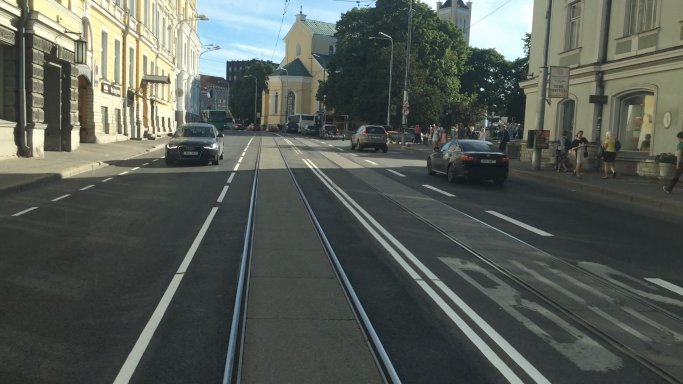
#> input picture tallinn_road_img.jpg, 1366 x 768 px (shown at 1/2 size)
$ python image_detection.py tallinn_road_img.jpg
#> lines starting #> are read from the running program, lines starting #| are printed output that depends on the picture; after the words box and inside, x2 and y2 are one past the last pixel; in counts of white or black regions, pixels touching at a corner belong together
import matplotlib.pyplot as plt
import cv2
import os, glob
import numpy as np
import sys

img = cv2.imread(str(sys.argv[1]))
#> img is the input picture: shape (768, 1366, 3); mean B, G, R 86, 92.5, 86.4

def convert_hls(img):
    return cv2.cvtColor(image, cv2.COLOR_RGB2HLS)

def extract_white_and_yellow(img):
    # white color mask
    lower = np.uint8([155, 155, 155])
    upper = np.uint8([235, 235, 235])
    mask = cv2.inRange(img, lower, upper)
    # compare to original
    masked = cv2.bitwise_and(img, img, mask = mask)

    return masked

# convert to grayscale
def convert_gray_scale(img):
    return cv2.cvtColor(img, cv2.COLOR_RGB2GRAY)

# smoothing
def gaussian_blur(img, kernel_size=19):
    return cv2.GaussianBlur(img, (kernel_size, kernel_size), 0)

# detecting edges
def detect_edges(img, low_threshold=30, high_threshold=100):
    return cv2.Canny(img, low_threshold, high_threshold)

def filter_region(img, vertices):
    mask = np.zeros_like(img)
    if len(mask.shape)==2:
        cv2.fillPoly(mask, vertices, 255)
    else:
        cv2.fillPoly(mask, vertices, (255,)*mask.shape[2]) # in case, the input image has a channel dimension
    return cv2.bitwise_and(img, mask)

def select_region(img):
    rows, cols = img.shape[:2]
    bottom_left  = [cols*0.1, rows*0.95]
    top_left     = [cols*0.45, rows*0.2]
    bottom_right = [cols*0.9, rows*0.95]
    top_right    = [cols*0.44, rows*0.2]
    # the vertices are an array of polygons (i.e array of arrays) and the data type must be integer
    vertices = np.array([[bottom_left, top_left, top_right, bottom_right]], dtype=np.int32)
    return filter_region(img, vertices)

def hough_lines(img):
    return cv2.HoughLinesP(img, rho=1, theta=np.pi/180, threshold=30, minLineLength=20, maxLineGap=300)

def draw_lines(img, lines, color=[0, 0, 255], thickness=15, make_copy=True):
    # the lines returned by cv2.HoughLinesP has the shape (-1, 1, 4)
    if make_copy:
        img = np.copy(img)
    for line in lines:
        for x1,y1,x2,y2 in line:
            cv2.line(img, (x1, y1), (x2, y2), color, thickness)
    return img

def average_slope_intercept(lines):
    left_lines    = [] # (slope, intercept)
    left_weights  = [] # (length,)
    right_lines   = [] # (slope, intercept)
    right_weights = [] # (length,)

    for line in lines:
        for x1, y1, x2, y2 in line:
            if x2==x1:
                continue # ignore a vertical line
            slope = (y2-y1)/(x2-x1)
            intercept = y1 - slope*x1
            length = np.sqrt((y2-y1)**2+(x2-x1)**2)
            if slope < 0: # y is reversed in image
                left_lines.append((slope, intercept))
                left_weights.append((length))
            else:
                right_lines.append((slope, intercept))
                right_weights.append((length))

    # add more weight to longer lines
    left_lane  = np.dot(left_weights,  left_lines) /np.sum(left_weights)  if len(left_weights) >0 else None
    right_lane = np.dot(right_weights, right_lines)/np.sum(right_weights) if len(right_weights)>0 else None

    return left_lane, right_lane # (slope, intercept), (slope, intercept)

def make_line_points(y1, y2, line):
    if line is None:
        return None

    slope, intercept = line

    # make sure everything is integer as cv2.line requires it
    x1 = int((y1 - intercept)/slope)
    x2 = int((y2 - intercept)/slope)
    y1 = int(y1)
    y2 = int(y2)

    return ((x1, y1), (x2, y2))

def lane_lines(image, lines):
    left_lane, right_lane = average_slope_intercept(lines)

    y1 = image.shape[0] # bottom of the image
    y2 = y1*0.6         # slightly lower than the middle

    left_line  = make_line_points(y1, y2, left_lane)
    right_line = make_line_points(y1, y2, right_lane)

    return left_line, right_line


def draw_lane_lines(image, lines, color=[255, 0, 0], thickness=40):
    # make a separate image to draw lines and combine with the orignal later
    line_image = np.zeros_like(image)
    for line in lines:
        if line is not None:
            cv2.line(line_image, *line,  color, thickness)
    # image1 * α + image2 * β + λ
    # image1 and image2 must be the same shape.
    return cv2.addWeighted(image, 1.0, line_image, 0.95, 0.0)


masked = extract_white_and_yellow(img)
#> in extract_white_and_yellow, `mask = cv2.inRange(img, lower, upper)`:
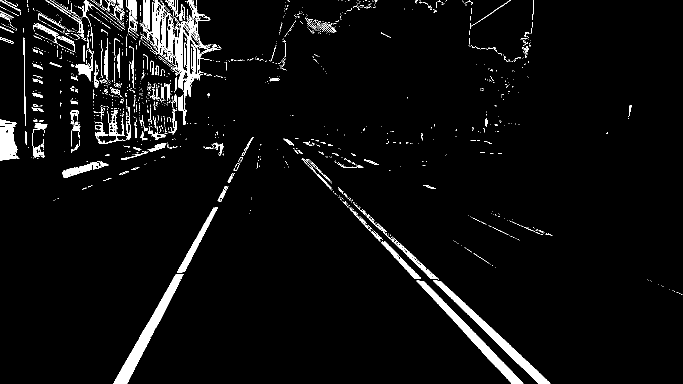
#> mask: shape (768, 1366) (shown at 1/2 size); 4.3% white; 1480 white regions (1309 under 20 px), largest, box (x1, y1, x2, y2) and area: (281, 0, 421, 250) 6728, (226, 548, 367, 768) 4781, (866, 561, 1100, 768) 4105
#> in extract_white_and_yellow, `masked = cv2.bitwise_and(img, img, mask = mask)`:
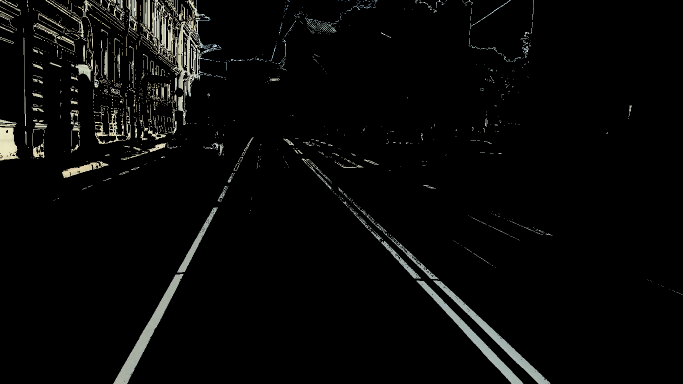
#> masked: shape (768, 1366, 3) (shown at 1/2 size); mean B, G, R 7.7, 8.4, 8.2
grayscaled = convert_gray_scale(masked)
blurred = gaussian_blur(grayscaled)
edges = detect_edges(blurred)
#> in detect_edges, `return cv2.Canny(img, low_threshold, high_threshold)`: returned value: shape (768, 1366); 1.1% white in thin lines or dots
region_of_interest = select_region(edges)
#> in filter_region, `cv2.fillPoly(mask, vertices, 255)`:
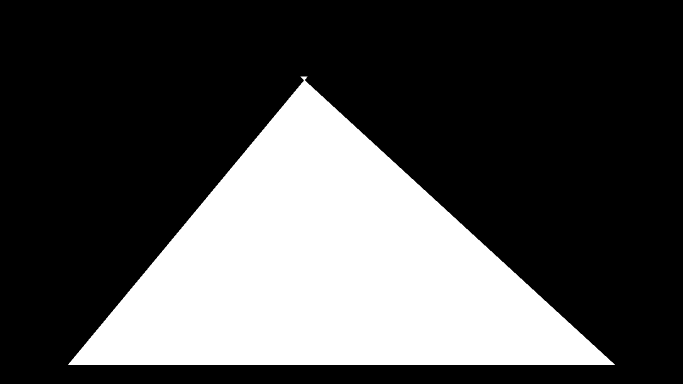
#> mask: shape (768, 1366) (shown at 1/2 size); 29.8% white; 1 white region, box (x1, y1, x2, y2) and area: (136, 153, 1230, 730) 312289
#> in filter_region, `return cv2.bitwise_and(img, mask)`:
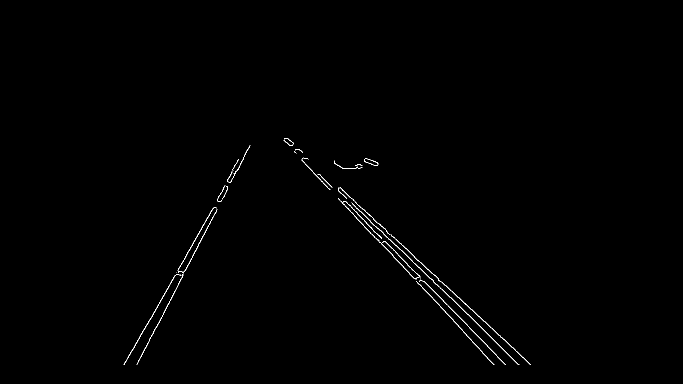
#> returned value: shape (768, 1366) (shown at 1/2 size); 0.4% white in thin lines or dots, all inside (x1, y1, x2, y2) = (247, 276, 1062, 730)
hough_lines = hough_lines(region_of_interest)
#> hough_lines = 20 rows, first 6: [576, 277, 1061, 729], [571, 277, 1003, 695], [572, 276, 1001, 720], [569, 279, 988, 729], [336, 576, 455, 362], [306, 667, 494, 299]
lines = draw_lines(img, hough_lines)
#> the loop in draw_lines, `for line in lines:` made 20 passes
#> line on passes 1 to 12: [[576, 277, 1061, 729]], [[571, 277, 1003, 695]], [[572, 276, 1001, 720]], [[569, 279, 988, 729]], [[336, 576, 455, 362]], [[306, 667, 494, 299]], [[569, 277, 1037, 729]], [[247, 729, 499, 293]], [[594, 298, 970, 662]], [[568, 281, 749, 475]], [[573, 276, 879, 562]], [[570, 277, 845, 562]]
#> after the loop in draw_lines, `for line in lines:`:
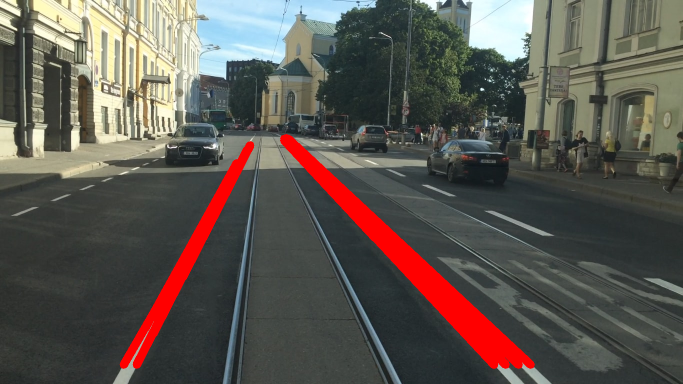
#> img: shape (768, 1366, 3) (shown at 1/2 size); 4.38% of pixels changed, all inside (x1, y1, x2, y2) = (239, 268, 1070, 738)
draw_lane_lines(img, lane_lines(img, hough_lines))
#> the loop in average_slope_intercept, `for line in lines:` made 20 passes
#> after the loop in average_slope_intercept, `for line in lines:`: left_lines = [(-1.8, 1180.2), (-1.96, 1266), (-1.73, 1156.3), (-1.96, 1264.7), (-1.96, 1267.8), (-1.8, 1179)]; left_weights = [244.9, 413.2, 503.6, 409.7, 296.5, 377.3]; right_lines = [(0.932, -259.8), (0.968, -275.5), (1.03, -316), (1.07, -332.1), (0.966, -272.5), (0.968, -277), (1.07, -327.8), (0.935, -259.5), (1.04, -313.7), (1.07, -328.7), (1.03, -317.3), (1.07, -332.4), (0.933, -259.2), (1.03, -312.3)]; right_weights = [663, 601.1, 617.4, 614.9, 650.6, 523.3, 265.3, 418.8, 396, 614.1, 247.5, 523.6, 486.8, 343.7]
#> in average_slope_intercept, `left_lane  = np.dot(left_weights,  left_lines) /np.sum(left_weights)  ..`: left_lane = [-1.86, 1217.4]
#> in average_slope_intercept, `right_lane = np.dot(right_weights, right_lines)/np.sum(right_weights) ..`: right_lane = [1.01, -296.8]
#> in lane_lines, `left_lane, right_lane = average_slope_intercept(lines)`: left_lane = [-1.86, 1217.4]; right_lane = [1.01, -296.8]
#> in make_line_points, `slope, intercept = line`: slope = -1.86; intercept = 1217.4
#> in make_line_points, `x1 = int((y1 - intercept)/slope)`: x1 = 241
#> in make_line_points, `x2 = int((y2 - intercept)/slope)`: x2 = 405
#> in lane_lines, `left_line  = make_line_points(y1, y2, left_lane)`: left_line = ((241, 768), (405, 460))
#> in lane_lines, `right_line = make_line_points(y1, y2, right_lane)`: right_line = ((1058, 768), (753, 460))
#> in draw_lane_lines, `line_image = np.zeros_like(image)`: line_image: shape (768, 1366, 3); every value is 0
#> the loop in draw_lane_lines, `for line in lines:` made 2 passes
#> line on passes 1 to 2: ((241, 768), (405, 460)), ((1058, 768), (753, 460))
#> after the loop in draw_lane_lines, `for line in lines:`:
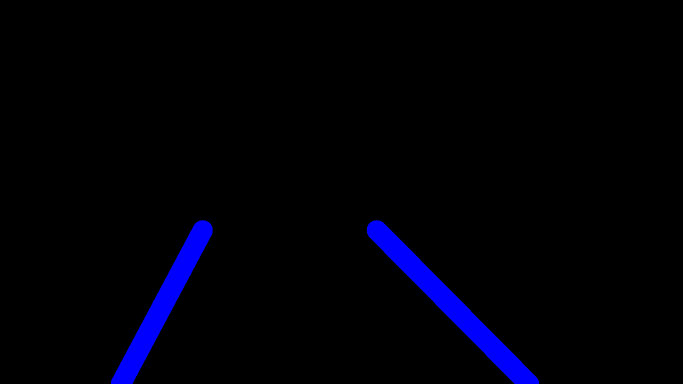
#> line_image: shape (768, 1366, 3) (shown at 1/2 size); mean B, G, R 8, 0, 0
#> in draw_lane_lines, `return cv2.addWeighted(image, 1.0, line_image, 0.95, 0.0)`:
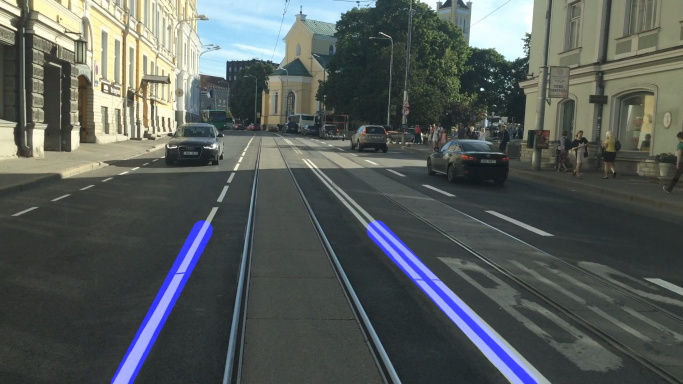
#> returned value: shape (768, 1366, 3) (shown at 1/2 size); mean of channels 0, 1, 2 90.4, 92.5, 86.4; drawn as B, G, R

cv2.imshow('img', lines)


k = cv2.waitKey(0) & 0xFF
#> (key Esc is pressed here)
if k == 27:
    cv2.destroyAllWindows()
